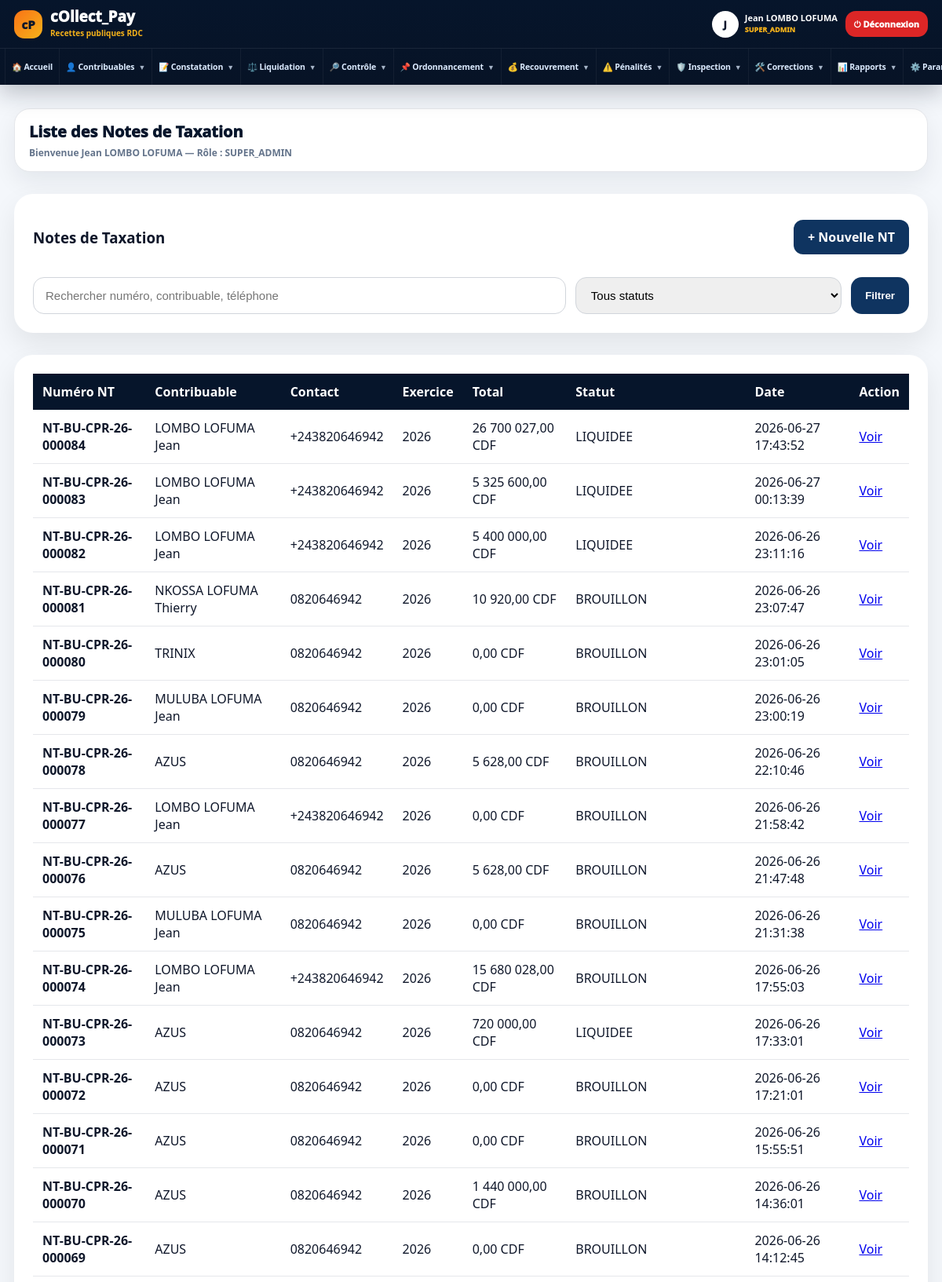
Page /modules/constatation/nt_list.php (signed in, upper part) on the committed database.
### tables this page shows
CREATE TABLE `notes_taxation` (
  `id` int(11) NOT NULL,
  `numero_nt` varchar(80) NOT NULL,
  `contribuable_id` int(11) NOT NULL,
  `centre_id` int(11) NOT NULL,
  `service_id` int(11) NOT NULL,
  `exercice` int(11) NOT NULL,
  `statut` enum('brouillon','en_attente_liquidation','liquidee','rejetee','annulee') DEFAULT 'brouillon',
  `total_estime` decimal(18,2) DEFAULT 0.00,
  `devise` varchar(10) DEFAULT 'CDF',
  `taux_change` decimal(18,4) DEFAULT 1.0000,
  `user_taxateur_id` int(11) DEFAULT NULL,
  `created_at` timestamp NOT NULL DEFAULT current_timestamp(),
  `montant_acte_total` decimal(18,2) DEFAULT 0.00,
  `montant_frais_admin_total` decimal(18,2) DEFAULT 0.00,
  `montant_frais_tech_total` decimal(18,2) DEFAULT 0.00,
  `penalite_assiette` decimal(18,2) DEFAULT 0.00,
  `penalite_recouvrement` decimal(18,2) DEFAULT 0.00,
  `source_creation` enum('WEB','PWA_OFFLINE','MOBILE','API') DEFAULT 'WEB'
);

CREATE TABLE `contribuables` (
  `id` int(11) NOT NULL,
  `type_personne` enum('physique','morale','etablissement','ong','autres') NOT NULL,
  `raison_sociale` varchar(255) DEFAULT NULL,
  `nom` varchar(150) DEFAULT NULL,
  `postnom` varchar(150) DEFAULT NULL,
  `prenom` varchar(150) DEFAULT NULL,
  `nif` varchar(100) DEFAULT NULL,
  `rccm` varchar(100) DEFAULT NULL,
  `telephone` varchar(50) DEFAULT NULL,
  `email` varchar(150) DEFAULT NULL,
  `adresse` text DEFAULT NULL,
  `ville` varchar(150) DEFAULT NULL,
  `territoire` varchar(150) DEFAULT NULL,
  `province` varchar(150) DEFAULT NULL,
  `actif` tinyint(1) DEFAULT 1,
  `created_at` timestamp NOT NULL DEFAULT current_timestamp(),
  `code_contribuable` varchar(50) DEFAULT NULL,
  `id_national` varchar(100) DEFAULT NULL,
  `telephone_secondaire` varchar(50) DEFAULT NULL,
  `commune` varchar(150) DEFAULT NULL,
  `quartier` varchar(150) DEFAULT NULL,
  `avenue` varchar(150) DEFAULT NULL,
  `numero_parcelle` varchar(50) DEFAULT NULL,
  `latitude` decimal(12,8) DEFAULT NULL,
  `longitude` decimal(12,8) DEFAULT NULL,
  `photo` varchar(255) DEFAULT NULL,
  `statut` enum('actif','suspendu','radie','decede','contentieux') DEFAULT 'actif'
);

### modules/constatation/nt_list.php (the view, shortened to what this page needs)
<?php
require_once "../../config/database.php";
$search = $_GET['search'] ?? '';
$centre_id = $_SESSION['centre_id'];
$sql = "
    SELECT
        nt.*,
        c.raison_sociale,
        c.nom,
        c.postnom,
        c.prenom,
        c.telephone
    FROM notes_taxation nt
    JOIN contribuables c ON nt.contribuable_id = c.id
    WHERE nt.centre_id = ?
";
$params = [$centre_id];
$sql .= " ORDER BY nt.created_at DESC";
$stmt = $pdo->prepare($sql);
$stmt->execute($params);
$notes = $stmt->fetchAll();
function nomContribuableList($c) {
    if (!empty($c['raison_sociale'])) {
        return $c['raison_sociale'];
    }
    return trim(($c['nom'] ?? '') . ' ' . ($c['postnom'] ?? '') . ' ' . ($c['prenom'] ?? ''));
}
?>
<!DOCTYPE html>
<html lang="fr">
<head>
    <link rel="stylesheet" href="/collect_pay/assets/css/admin.css">
</head>
<body>
<div class="admin-layout">
    <?php require_once "../../includes/sidebar.php"; ?>
    <main class="main-content">
        <?php require_once "../../includes/topbar.php"; ?>
        <div class="panel">
            <div style="display:flex;justify-content:space-between;align-items:center;">
                <h3>Notes de Taxation</h3>
                <a href="/collect_pay/modules/contribuables/list.php" style="
                    background:#0f3460;
                    color:white;
                    padding:11px 18px;
                    border-radius:12px;
                    text-decoration:none;
                    font-weight:800;
                ">
                    + Nouvelle NT
                </a>
            </div>
            <form method="GET" style="margin-top:20px;display:grid;grid-template-columns:2fr 1fr auto;gap:12px;">
                <input type="text" name="search" placeholder="Rechercher numéro, contribuable, téléphone"
                       value="<?= htmlspecialchars($search) ?>">
                <select name="statut">
                    <option value="">Tous statuts</option>
                </select>
                <button type="submit">Filtrer</button>
            </form>
        </div>
        <div class="panel">
            <table class="table-premium">
                <tr>
                    <th>Numéro NT</th>
                    <th>Contribuable</th>
                    <th>Contact</th>
                    <th>Exercice</th>
                    <th>Total</th>
                    <th>Statut</th>
                    <th>Date</th>
                    <th>Action</th>
                </tr>
                <?php foreach($notes as $n): ?>
                    <tr>
                        <td><strong><?= htmlspecialchars($n['numero_nt']) ?></strong></td>
                        <td><?= htmlspecialchars(nomContribuableList($n)) ?></td>
                        <td><?= htmlspecialchars($n['telephone'] ?? '-') ?></td>
                        <td><?= htmlspecialchars($n['exercice']) ?></td>
                        <td><?= number_format($n['total_estime'], 2, ',', ' ') ?> CDF</td>
                        <td><?= strtoupper(htmlspecialchars($n['statut'])) ?></td>
                        <td><?= htmlspecialchars($n['created_at']) ?></td>
                        <td>
                            <a href="nt_view.php?numero=<?= urlencode($n['numero_nt']) ?>">Voir</a>
                        </td>
                    </tr>
                <?php endforeach; ?>
            </table>
        </div>
    </main>
</div>
</body>
</html>

### assets/css/admin.css (style rules this page uses)
* { box-sizing: border-box; }
body { margin: 0; font-family: 'Segoe UI', sans-serif; background: #f4f7fb; color: #1f2937; }
.admin-layout { min-height: 100vh; }
.main-content { margin-left: 280px; width: calc(100% - 280px); padding: 28px; transition: all .35s ease; }
.panel { background: white; border-radius: 24px; padding: 24px; margin-top: 28px; box-shadow: 0 15px 35px rgba(0,0,0,.08); }
.table-premium { width: 100%; border-collapse: collapse; }
.table-premium th { background: #06152b; color: white; padding: 12px; text-align: left; }
.table-premium td { padding: 12px; border-bottom: 1px solid #e5e7eb; }
form { display: grid; gap: 14px; }
form input, form select, form textarea { padding: 13px 15px; border: 1px solid #d1d5db; border-radius: 14px; font-size: 15px; width: 100%; }
form button, .btn { background: #0f3460; color: white; border: none; padding: 13px 18px; border-radius: 14px; font-weight: 900; cursor: pointer; text-decoration: none; display: inline-block; }

### includes/sidebar.php (style rules this page uses)
:root { --cp-navy:#06152b;--cp-blue:#0f3460;--cp-gold:#f6b21a;--cp-bg:#f4f7fb;--cp-border:#e5e7eb;--cp-text:#0f172a;--cp-muted:#64748b }
html,body { margin:0!important;padding:0!important;background:var(--cp-bg)!important;font-family:'Segoe UI',Arial,sans-serif!important;color:var(--cp-text)!important;overflow-x:hidden!important }
.admin-layout { min-height:100vh!important;display:block!important }
.main-content,.cp-main,main { margin-left:0!important;width:100%!important;max-width:100%!important;min-height:100vh!important;padding:0 18px 26px!important }

### rows in the picture
notes_taxation: numero_nt "NT-BU-CPR-26-000084", contribuable.raison_sociale "LOMBO LOFUMA Jean", contribuable.telephone "+243820646942", exercice "2026", total_estime "26 700 027,00", statut "LIQUIDEE", created_at "2026-06-27 17:43:52"
notes_taxation: numero_nt "NT-BU-CPR-26-000083", contribuable.raison_sociale "LOMBO LOFUMA Jean", contribuable.telephone "+243820646942", exercice "2026", total_estime "5 325 600,00", statut "LIQUIDEE", created_at "2026-06-27 00:13:39"
notes_taxation: numero_nt "NT-BU-CPR-26-000082", contribuable.raison_sociale "LOMBO LOFUMA Jean", contribuable.telephone "+243820646942", exercice "2026", total_estime "5 400 000,00", statut "LIQUIDEE", created_at "2026-06-26 23:11:16"
notes_taxation: numero_nt "NT-BU-CPR-26-000081", contribuable.prenom "NKOSSA LOFUMA Thierry", contribuable.telephone "0820646942", exercice "2026", total_estime "10 920,00", statut "BROUILLON", created_at "2026-06-26 23:07:47"
notes_taxation: numero_nt "NT-BU-CPR-26-000080", contribuable.raison_sociale "TRINIX", contribuable.telephone "0820646942", exercice "2026", total_estime "0,00", statut "BROUILLON", created_at "2026-06-26 23:01:05"
notes_taxation: numero_nt "NT-BU-CPR-26-000079", contribuable.prenom "MULUBA LOFUMA Jean", contribuable.telephone "0820646942", exercice "2026", total_estime "0,00", statut "BROUILLON", created_at "2026-06-26 23:00:19"
notes_taxation: numero_nt "NT-BU-CPR-26-000078", contribuable.raison_sociale "AZUS", contribuable.telephone "0820646942", exercice "2026", total_estime "5 628,00", statut "BROUILLON", created_at "2026-06-26 22:10:46"
notes_taxation: numero_nt "NT-BU-CPR-26-000077", contribuable.raison_sociale "LOMBO LOFUMA Jean", contribuable.telephone "+243820646942", exercice "2026", total_estime "0,00", statut "BROUILLON", created_at "2026-06-26 21:58:42"
notes_taxation: numero_nt "NT-BU-CPR-26-000076", contribuable.raison_sociale "AZUS", contribuable.telephone "0820646942", exercice "2026", total_estime "5 628,00", statut "BROUILLON", created_at "2026-06-26 21:47:48"
notes_taxation: numero_nt "NT-BU-CPR-26-000075", contribuable.prenom "MULUBA LOFUMA Jean", contribuable.telephone "0820646942", exercice "2026", total_estime "0,00", statut "BROUILLON", created_at "2026-06-26 21:31:38"
notes_taxation: numero_nt "NT-BU-CPR-26-000074", contribuable.raison_sociale "LOMBO LOFUMA Jean", contribuable.telephone "+243820646942", exercice "2026", total_estime "15 680 028,00", statut "BROUILLON", created_at "2026-06-26 17:55:03"
notes_taxation: numero_nt "NT-BU-CPR-26-000073", contribuable.raison_sociale "AZUS", contribuable.telephone "0820646942", exercice "2026", total_estime "720 000,00", statut "LIQUIDEE", created_at "2026-06-26 17:33:01"
notes_taxation: numero_nt "NT-BU-CPR-26-000072", contribuable.raison_sociale "AZUS", contribuable.telephone "0820646942", exercice "2026", total_estime "0,00", statut "BROUILLON", created_at "2026-06-26 17:21:01"
notes_taxation: numero_nt "NT-BU-CPR-26-000071", contribuable.raison_sociale "AZUS", contribuable.telephone "0820646942", exercice "2026", total_estime "0,00", statut "BROUILLON", created_at "2026-06-26 15:55:51"
notes_taxation: numero_nt "NT-BU-CPR-26-000070", contribuable.raison_sociale "AZUS", contribuable.telephone "0820646942", exercice "2026", total_estime "1 440 000,00", statut "BROUILLON", created_at "2026-06-26 14:36:01"
notes_taxation: numero_nt "NT-BU-CPR-26-000069", contribuable.raison_sociale "AZUS", contribuable.telephone "0820646942", exercice "2026", total_estime "0,00", statut "BROUILLON", created_at "2026-06-26 14:12:45"

### other values in the picture
substr($nom,0,1) "J"
$nom "Jean LOMBO LOFUMA"
$role "SUPER_ADMIN"
$page_title "Liste des Notes de Taxation"
